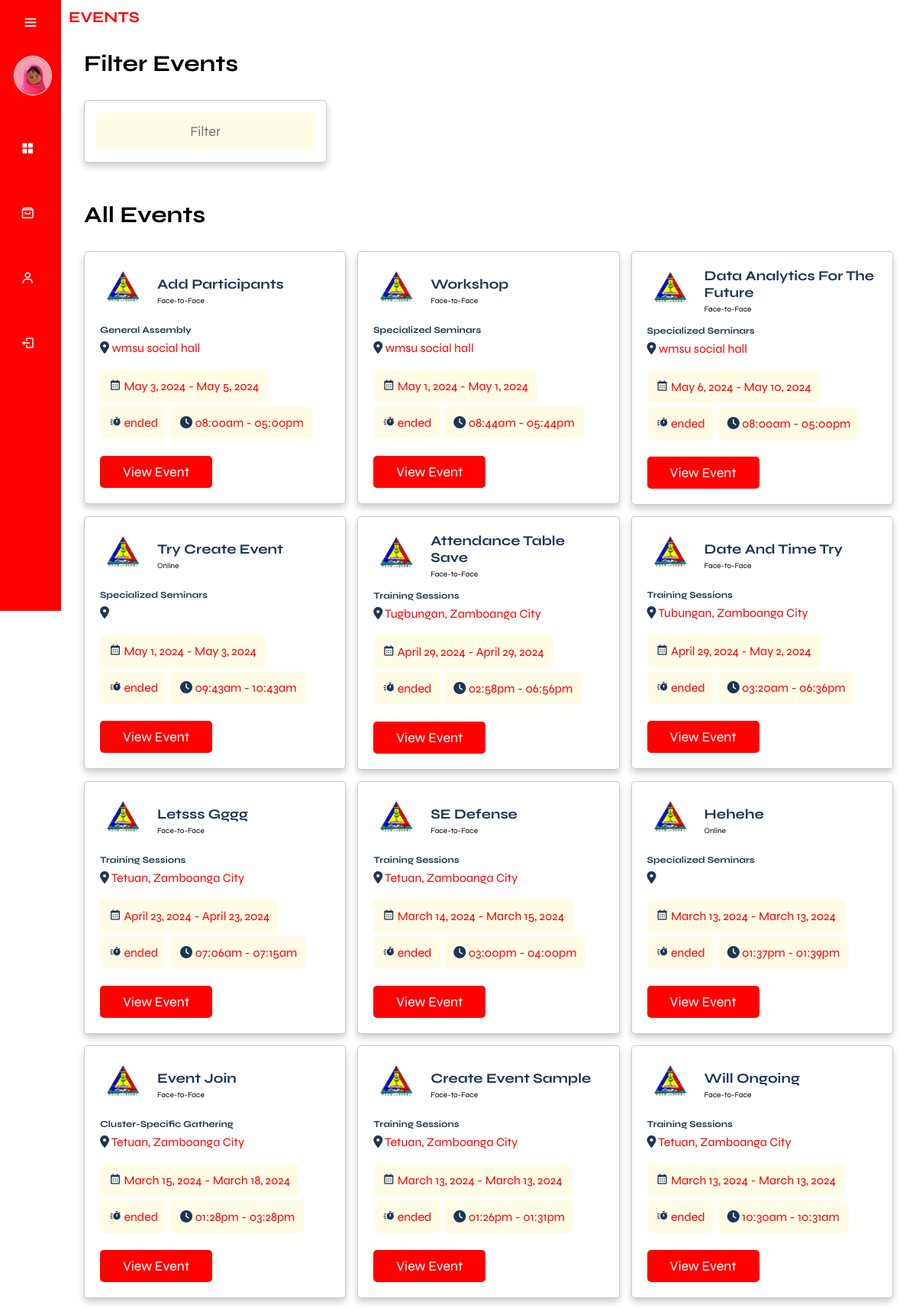
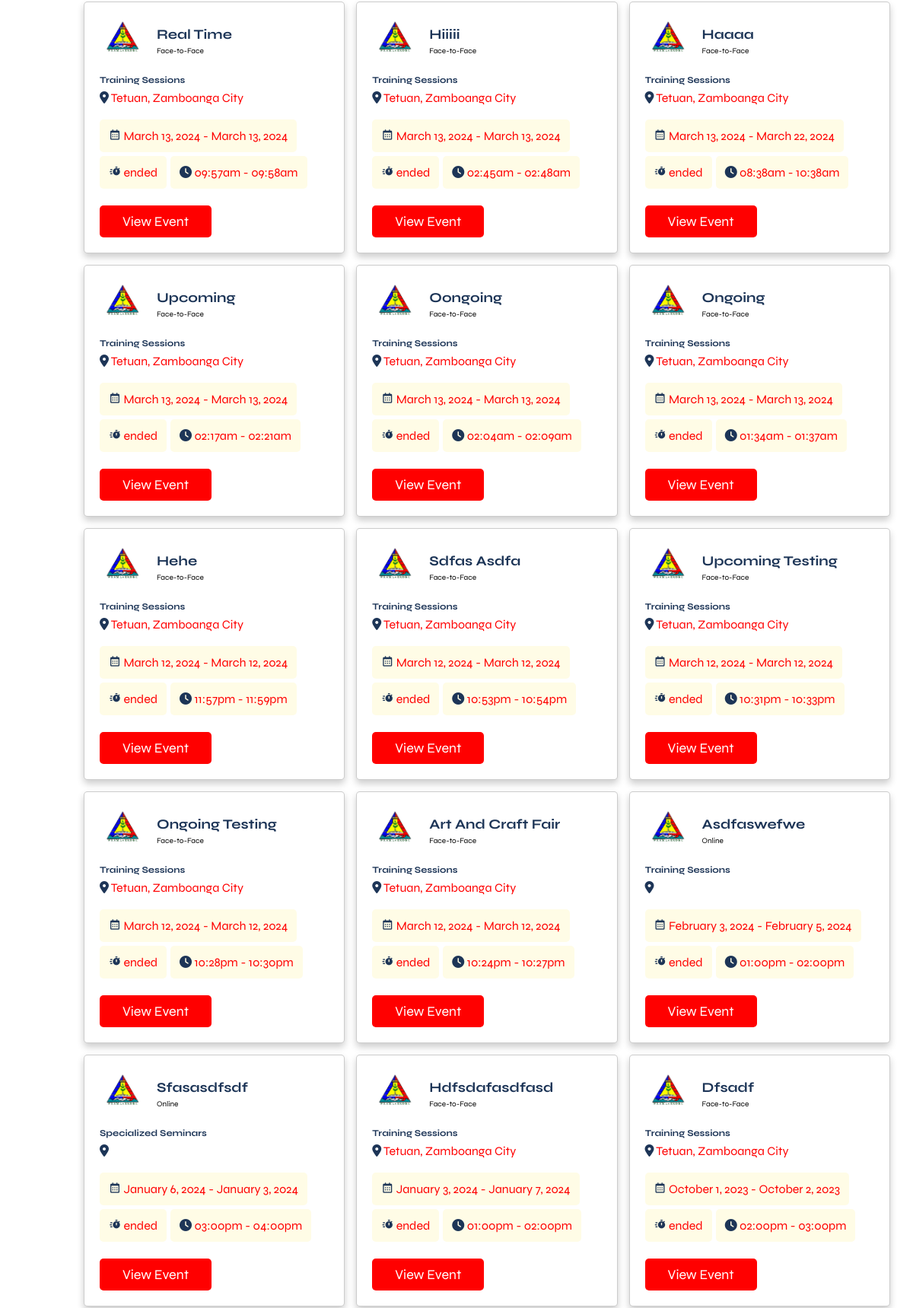
Page /admin/historyy.php (signed in, upper part) on the committed database (2 pictures, top to bottom).
### tables this page shows
CREATE TABLE `events` (
  `event_id` int(11) NOT NULL,
  `event_title` varchar(255) NOT NULL,
  `event_description` text DEFAULT NULL,
  `event_type` varchar(50) NOT NULL,
  `event_mode` varchar(50) NOT NULL,
  `event_photo_path` varchar(255) DEFAULT NULL,
  `location` varchar(255) NOT NULL,
  `date_start` date NOT NULL,
  `date_end` date NOT NULL,
  `time_start` time NOT NULL,
  `time_end` time NOT NULL,
  `date_created` timestamp NOT NULL DEFAULT current_timestamp(),
  `event_link` text DEFAULT NULL,
  `cancelReason` text NOT NULL,
  `event_cancel` varchar(255) NOT NULL,
  `participant_limit` int(11) NOT NULL
);

### function/F.getEventHistory.php (the view, shortened to what this page needs)
<?php
    require_once('../db.connection/connection.php');
    $sql = "SELECT * FROM Events WHERE NOW() > CONCAT(date_end, ' ', time_end) ORDER BY date_created DESC";
    $result = mysqli_query($conn, $sql);
    while ($row = mysqli_fetch_assoc($result)) {
        $eventTitle = $row['event_title'];
        $eventLocation = $row['location'];
        $eventDateStart = date('F j, Y', strtotime($row['date_start']));
        $eventDateEnd = date('F j, Y', strtotime($row['date_end']));
        $eventTimeStart = date('h:ia', strtotime($row['time_start']));
        $eventTimeEnd = date('h:ia', strtotime($row['time_end']));
        $eventMode = $row['event_mode'];
        $eventType = $row['event_type'];
        $eventTimeZone = new DateTimeZone('Asia/Manila');
        $currentDateTime = new DateTime('now', $eventTimeZone);
        $eventStartDateTime = new DateTime($row['date_start'] . ' ' . $row['time_start'], $eventTimeZone);
        $eventEndDateTime = new DateTime($row['date_end'] . ' ' . $row['time_end'], $eventTimeZone);
        $eventStatus = '';
        if ($currentDateTime > $eventEndDateTime) {
            $eventStatus = 'ended';
        }
        if ($eventStatus === 'ended') {
?>
            <div class="box" data-start-date="<?php echo $eventStartDateTime->format('Y-m-d H:i:s'); ?>" data-end-date="<?php echo $eventEndDateTime->format('Y-m-d H:i:s'); ?>">
                <div class="company">
                    <img src="img/wesmaarrdec-removebg-preview.png" alt="">
                    <div>
                        <h3><?php echo $eventTitle; ?></h3>
                        <span><?php echo $eventMode; ?></span>
                    </div>
                </div>
                <h3 class="event-title"><?php echo $eventType; ?></h3>
                <p class="location"><i class="fas fa-map-marker-alt"></i> <span><?php echo $eventLocation; ?></span></p>
                <div class="tags">
                    <p><i class='bx bx-calendar' ></i> <span><?php echo "$eventDateStart - $eventDateEnd"; ?></span></p>
                    <p><i class='bx bxs-timer'></i> <span><?php echo $eventStatus; ?></span></p>
                    <p><i class="fas fa-clock"></i> <span><?php echo "$eventTimeStart - $eventTimeEnd"; ?></span></p>
                </div>
                <div class="flex-btn">
                    <a href="view_eventHistory.php?event_id=<?php echo $row['event_id']; ?>" class="btn">view event</a>
                </div>
            </div>
<?php
        }
    }
?>

### admin/historyy.php (shortened to what this page needs)
<!DOCTYPE html>
<html lang="en">
    <head>
        <link href='https://unpkg.com/boxicons@2.1.4/css/boxicons.min.css' rel='stylesheet'>
        <link rel="stylesheet" href="css/main.css">
    </head>
    <body>
        <?php
            require_once('../db.connection/connection.php');
            if ($_SERVER['REQUEST_METHOD'] === 'GET') {
                if (isset($_SESSION['AdminID'])) {
                    $AdminID = $_SESSION['AdminID'];
                    $sqlAdmin = "SELECT * FROM admin WHERE AdminID = ?";
                    $stmtAdmin = $conn->prepare($sqlAdmin);
                    $stmtAdmin->bind_param("i", $AdminID);
                    $stmtAdmin->execute();
                    $resultAdmin = $stmtAdmin->get_result();
                    if ($resultAdmin->num_rows > 0) {
                        while ($row = $resultAdmin->fetch_assoc()) {
                            $Image = $row['Image'];
                        }
                    } else {
                        echo "No records found";
                    }
                }
            }
        ?>
        <div class="sidebar">
            <div class="top">
                <i class="bx bx-menu" id="btnn"></i>
            </div>
            <div class="user">
                <?php if (!empty($Image)): ?>
                    <img src="../assets/img/profilePhoto/<?php echo $Image; ?>" alt="user" class="user-img">
                <?php else: ?>
                    <img src="../assets/img/profile.jpg" alt="default user" class="user-img">
                <?php endif; ?>
                <div>
                </div>
            </div>
            <ul>
                <li class="nav-sidebar">
                    <a href="adminDashboard.php">
                        <i class="bx bxs-grid-alt"></i>
                    </a>
                </li>
                <li class="events-side nav-sidebar">
                    <a href="#" class="a-events">
                        <i class='bx bx-archive'></i>
                    </a>
                </li>
                <li class="events-side nav-sidebar">
                    <a href="#" class="a-events">
                        <i class='bx bx-user'></i>
                    </a>
                </li>
                <li class="nav-sidebar">
                    <a href="../login.php">
                        <i class="bx bx-log-out"></i>
                    </a>
                </li>
            </ul>
        </div>
        <div class="main-content">
            <div class="containerr">
                <h3 class="dashboard">EVENTS</h3>
                <section class="event-filter">
                    <h1 class="heading">filter events</h1>
                    <form action="" method="post">
                        <div class="dropdown-container">
                            <div class="dropdown">
                                <input type="text" readonly name="eventDisplay" placeholder="Filter" maxlength="20" class="output">
                            </div>
                        </div>
                    </form>
                </section>
            </div>
            <div class="containerr">
                <section class="event-container">
                    <h1 class="heading">all events</h1>
                    <div class="box-container" style="display: flex;flex-wrap: wrap;">
                        <?php include('../function/F.getEventHistory.php'); ?>
                    </div>
                </section>
            </div>
        </div>
    </body>
</html>

### rows in the picture
events: event_title "Add Participants", event_mode "Face-to-Face", event_type "General Assembly", location "wmsu social hall", date_start "May 3, 2024", date_end "May 5, 2024", time_start "08:00am", time_end "05:00pm"
events: event_title "Workshop", event_mode "Face-to-Face", event_type "Specialized Seminars", location "wmsu social hall", date_start "May 1, 2024", date_end "May 1, 2024", time_start "08:44am", time_end "05:44pm"
events: event_title "Data Analytics For The Future", event_mode "Face-to-Face", event_type "Specialized Seminars", location "wmsu social hall", date_start "May 6, 2024", date_end "May 10, 2024", time_start "08:00am", time_end "05:00pm"
events: event_title "Try Create Event", event_mode "Online", event_type "Specialized Seminars", date_start "May 1, 2024", date_end "May 3, 2024", time_start "09:43am", time_end "10:43am"
events: event_title "Attendance Table Save", event_mode "Face-to-Face", event_type "Training Sessions", location "Tugbungan, Zamboanga City", date_start "April 29, 2024", date_end "April 29, 2024", time_start "02:58pm", time_end "06:56pm"
events: event_title "Date And Time Try", event_mode "Face-to-Face", event_type "Training Sessions", location "Tubungan, Zamboanga City", date_start "April 29, 2024", date_end "May 2, 2024", time_start "03:20am", time_end "06:36pm"
events: event_title "Letsss Gggg", event_mode "Face-to-Face", event_type "Training Sessions", location "Tetuan, Zamboanga City", date_start "April 23, 2024", date_end "April 23, 2024", time_start "07:06am", time_end "07:15am"
events: event_title "SE Defense", event_mode "Face-to-Face", event_type "Training Sessions", location "Tetuan, Zamboanga City", date_start "March 14, 2024", date_end "March 15, 2024", time_start "03:00pm", time_end "04:00pm"
events: event_title "Hehehe", event_mode "Online", event_type "Specialized Seminars", date_start "March 13, 2024", date_end "March 13, 2024", time_start "01:37pm", time_end "01:39pm"
events: event_title "Event Join", event_mode "Face-to-Face", event_type "Cluster-Specific Gathering", location "Tetuan, Zamboanga City", date_start "March 15, 2024", date_end "March 18, 2024", time_start "01:28pm", time_end "03:28pm"
events: event_title "Create Event Sample", event_mode "Face-to-Face", event_type "Training Sessions", location "Tetuan, Zamboanga City", date_start "March 13, 2024", date_end "March 13, 2024", time_start "01:26pm", time_end "01:31pm"
events: event_title "Will Ongoing", event_mode "Face-to-Face", event_type "Training Sessions", location "Tetuan, Zamboanga City", date_start "March 13, 2024", date_end "March 13, 2024", time_start "10:30am", time_end "10:31am"
events: event_title "Real Time", event_mode "Face-to-Face", event_type "Training Sessions", location "Tetuan, Zamboanga City", date_start "March 13, 2024", date_end "March 13, 2024", time_start "09:57am", time_end "09:58am"
events: event_title "Hiiiii", event_mode "Face-to-Face", event_type "Training Sessions", location "Tetuan, Zamboanga City", date_start "March 13, 2024", date_end "March 13, 2024", time_start "02:45am", time_end "02:48am"
events: event_title "Haaaa", event_mode "Face-to-Face", event_type "Training Sessions", location "Tetuan, Zamboanga City", date_start "March 13, 2024", date_end "March 22, 2024", time_start "08:38am", time_end "10:38am"
events: event_title "Upcoming", event_mode "Face-to-Face", event_type "Training Sessions", location "Tetuan, Zamboanga City", date_start "March 13, 2024", date_end "March 13, 2024", time_start "02:17am", time_end "02:21am"
events: event_title "Oongoing", event_mode "Face-to-Face", event_type "Training Sessions", location "Tetuan, Zamboanga City", date_start "March 13, 2024", date_end "March 13, 2024", time_start "02:04am", time_end "02:09am"
events: event_title "Ongoing", event_mode "Face-to-Face", event_type "Training Sessions", location "Tetuan, Zamboanga City", date_start "March 13, 2024", date_end "March 13, 2024", time_start "01:34am", time_end "01:37am"
events: event_title "Hehe", event_mode "Face-to-Face", event_type "Training Sessions", location "Tetuan, Zamboanga City", date_start "March 12, 2024", date_end "March 12, 2024", time_start "11:57pm", time_end "11:59pm"
events: event_title "Sdfas Asdfa", event_mode "Face-to-Face", event_type "Training Sessions", location "Tetuan, Zamboanga City", date_start "March 12, 2024", date_end "March 12, 2024", time_start "10:53pm", time_end "10:54pm"
events: event_title "Upcoming Testing", event_mode "Face-to-Face", event_type "Training Sessions", location "Tetuan, Zamboanga City", date_start "March 12, 2024", date_end "March 12, 2024", time_start "10:31pm", time_end "10:33pm"
events: event_title "Ongoing Testing", event_mode "Face-to-Face", event_type "Training Sessions", location "Tetuan, Zamboanga City", date_start "March 12, 2024", date_end "March 12, 2024", time_start "10:28pm", time_end "10:30pm"
events: event_title "Art And Craft Fair", event_mode "Face-to-Face", event_type "Training Sessions", location "Tetuan, Zamboanga City", date_start "March 12, 2024", date_end "March 12, 2024", time_start "10:24pm", time_end "10:27pm"
events: event_title "Asdfaswefwe", event_mode "Online", event_type "Training Sessions", date_start "February 3, 2024", date_end "February 5, 2024", time_start "01:00pm", time_end "02:00pm"
events: event_title "Sfasasdfsdf", event_mode "Online", event_type "Specialized Seminars", date_start "January 6, 2024", date_end "January 3, 2024", time_start "03:00pm", time_end "04:00pm"
events: event_title "Hdfsdafasdfasd", event_mode "Face-to-Face", event_type "Training Sessions", location "Tetuan, Zamboanga City", date_start "January 3, 2024", date_end "January 7, 2024", time_start "01:00pm", time_end "02:00pm"
events: event_title "Dfsadf", event_mode "Face-to-Face", event_type "Training Sessions", location "Tetuan, Zamboanga City", date_start "October 1, 2023", date_end "October 2, 2023", time_start "02:00pm", time_end "03:00pm"
